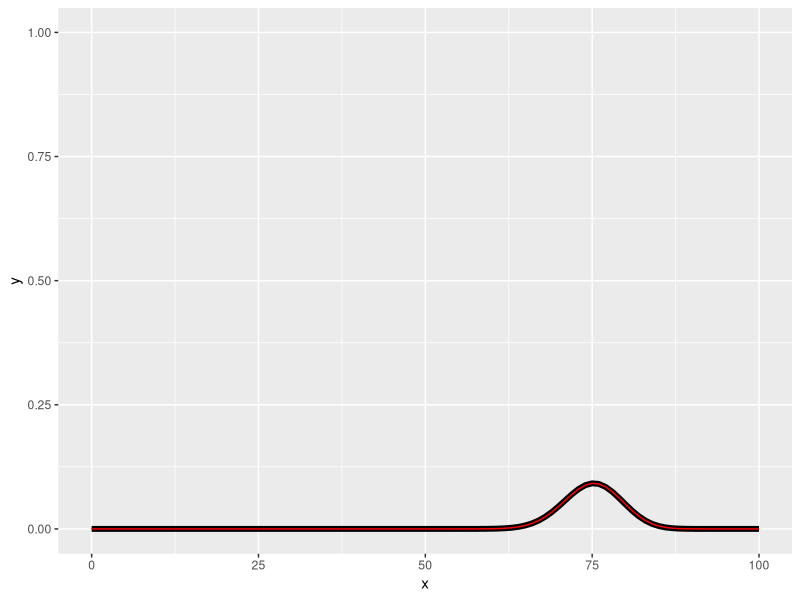
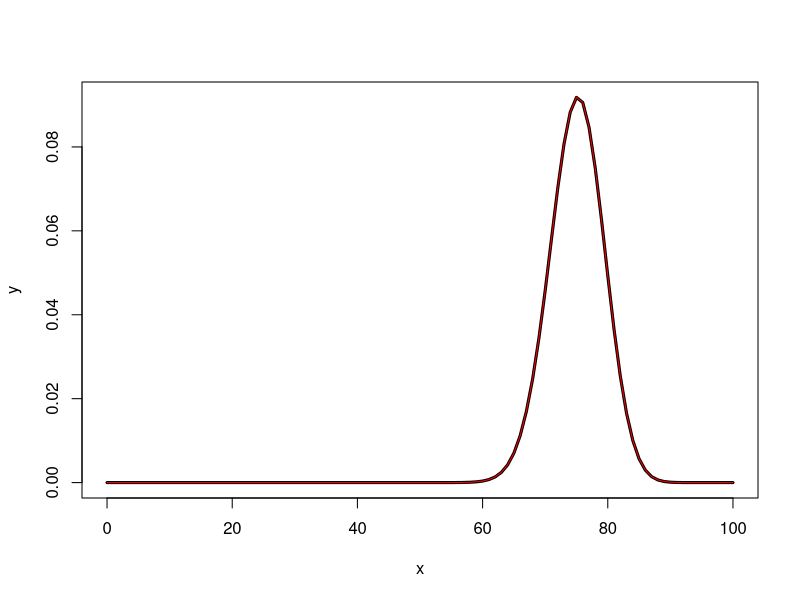

These charts were generated, in order, by the following R code:
library(tidyverse)
plot.df <- as.data.frame(cbind(x=seq(0,20,1),y=seq(0,1,length=21)))

d1 <- function(x,par=c(20,0.5)){
  n=par[1]
  p=par[2]
  
  factorial(n)/(factorial(x)*factorial(n-x))*p^x*(1-p)^(n-x)
  }

x <- seq(0,100,0.001)
y <- d1(x,c(100,0.75))
df <- as.data.frame(x=x,y=y)
ggplot(df,aes(x,y))+
  geom_function(fun=d1,args=list(par=c(100,0.75)),size=2)+
  geom_function(fun=dbinom,args=list(size = 100,prob=0.75),color='red')+
  ylim(0,1)

x <- seq(0,100,1)
y <- d1(x,c(100,0.75))
plot(x,y,type="l",lwd=3)
lines(x,dbinom(x,size=100,prob=0.75),col='red')
